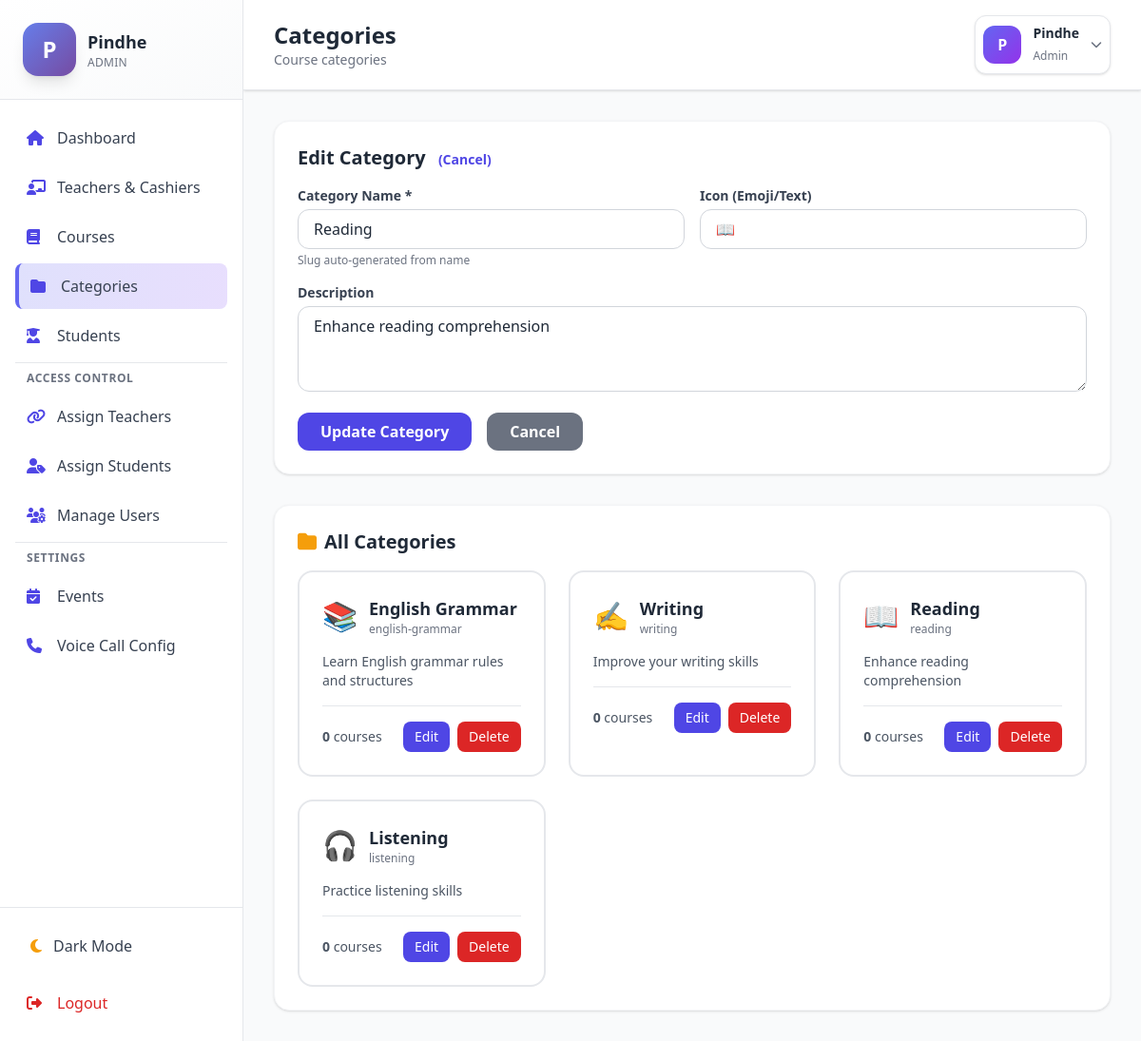
Page /admin/categories.php?edit=3 (signed in) on the committed database.
### tables this page shows
CREATE TABLE IF NOT EXISTS categories (
    id INT AUTO_INCREMENT PRIMARY KEY,
    name VARCHAR(100) NOT NULL UNIQUE,
    slug VARCHAR(100) NOT NULL UNIQUE,
    description TEXT,
    icon VARCHAR(50),
    created_at TIMESTAMP DEFAULT CURRENT_TIMESTAMP,
    updated_at TIMESTAMP DEFAULT CURRENT_TIMESTAMP ON UPDATE CURRENT_TIMESTAMP
);

### admin/categories.php (the view, shortened to what this page needs)
<?php
$pdo = getDBConnection();
$editCategoryId = isset($_GET['edit']) ? intval($_GET['edit']) : 0;
$editCategory = null;
if ($editCategoryId > 0) {
    $stmt = $pdo->prepare("SELECT * FROM categories WHERE id = ?");
    $stmt->execute([$editCategoryId]);
    $editCategory = $stmt->fetch();
}
try {
    $stmt = $pdo->query("SELECT c.*, COUNT(co.id) as course_count
                        FROM categories c
                        LEFT JOIN courses co ON c.id = co.category_id
                        GROUP BY c.id
                        ORDER BY c.created_at DESC");
    $categories = $stmt->fetchAll();
} catch (PDOException $e) {
    if (strpos($e->getMessage(), 'created_at') !== false) {
        $stmt = $pdo->query("SELECT c.*, COUNT(co.id) as course_count
                            FROM categories c
                            LEFT JOIN courses co ON c.id = co.category_id
                            GROUP BY c.id
                            ORDER BY c.id DESC");
        $categories = $stmt->fetchAll();
    } else {
        throw $e;
    }
}
$pageTitle = 'Categories';
?>
<!DOCTYPE html>
<html lang="en" class="<?php echo isset($_COOKIE['dark_mode'])&&$_COOKIE['dark_mode']==='enabled'?'dark':''; ?>">
<head>
    <script src="https://cdn.tailwindcss.com"></script>
    <link rel="stylesheet" href="https://cdnjs.cloudflare.com/ajax/libs/font-awesome/6.4.0/css/all.min.css">
</head>
<body class="bg-gray-50 dark:bg-gray-900 min-h-screen">
    <?php include __DIR__.'/../includes/admin_sidebar.php'; ?>
    <div class="lg:ml-64">
        <header class="bg-white dark:bg-gray-800 shadow border-b border-gray-200 dark:border-gray-700 sticky top-0 z-20">
            <div class="px-4 sm:px-6 lg:px-8 py-4">
                <div class="flex items-center justify-between gap-4">
                    <div class="flex items-center gap-3">
                        <div>
                            <h1 class="text-2xl font-bold text-gray-800 dark:text-white"><?php echo $pageTitle; ?></h1>
                            <p class="text-sm text-gray-500 dark:text-gray-400">Course categories</p>
                        </div>
                    </div>
                    <?php include __DIR__.'/../includes/admin_header.php'; ?>
                </div>
            </div>
        </header>
        <main class="p-4 sm:p-6 lg:p-8">
        <div class="bg-white dark:bg-gray-800 rounded-2xl shadow border border-gray-100 dark:border-gray-700 p-6 mb-8">
            <h2 class="text-xl font-bold text-gray-800 dark:text-white mb-4">
                <?php echo $editCategory ? 'Edit Category' : 'Create New Category'; ?>
                <?php if ($editCategory): ?><a href="categories.php" class="text-sm text-indigo-600 dark:text-indigo-400 hover:underline ml-2">(Cancel)</a><?php endif; ?>
            </h2>
            <form method="POST" class="space-y-4">
                <div class="grid md:grid-cols-2 gap-4">
                    <div>
                        <label class="block text-sm font-semibold text-gray-700 dark:text-gray-300 mb-1">Category Name *</label>
                        <input type="text" name="name" required placeholder="e.g., English Grammar" value="<?php echo $editCategory ? htmlspecialchars($editCategory['name']) : ''; ?>" class="w-full px-4 py-2 border border-gray-300 dark:border-gray-600 rounded-xl bg-white dark:bg-gray-700 text-gray-800 dark:text-white focus:ring-2 focus:ring-indigo-500 focus:outline-none">
                        <p class="text-xs text-gray-500 dark:text-gray-400 mt-1">Slug auto-generated from name</p>
                    </div>
                    <div>
                        <label class="block text-sm font-semibold text-gray-700 dark:text-gray-300 mb-1">Icon (Emoji/Text)</label>
                        <input type="text" name="icon" placeholder="e.g., 📚" maxlength="50" value="<?php echo $editCategory ? htmlspecialchars($editCategory['icon'] ?? '') : ''; ?>" class="w-full px-4 py-2 border border-gray-300 dark:border-gray-600 rounded-xl bg-white dark:bg-gray-700 text-gray-800 dark:text-white focus:ring-2 focus:ring-indigo-500 focus:outline-none">
                    </div>
                </div>
                <div>
                    <label class="block text-sm font-semibold text-gray-700 dark:text-gray-300 mb-1">Description</label>
                    <textarea name="description" placeholder="Optional" rows="3" class="w-full px-4 py-2 border border-gray-300 dark:border-gray-600 rounded-xl bg-white dark:bg-gray-700 text-gray-800 dark:text-white focus:ring-2 focus:ring-indigo-500 focus:outline-none"><?php echo $editCategory ? htmlspecialchars($editCategory['description'] ?? '') : ''; ?></textarea>
                </div>
                <div class="flex gap-4">
                    <button type="submit" class="bg-indigo-600 text-white px-6 py-2 rounded-xl font-semibold hover:bg-indigo-700"><?php echo $editCategory ? 'Update' : 'Create'; ?> Category</button>
                    <?php if ($editCategory): ?><a href="categories.php" class="bg-gray-500 text-white px-6 py-2 rounded-xl font-semibold hover:bg-gray-600">Cancel</a><?php endif; ?>
                </div>
            </form>
        </div>
        <div class="bg-white dark:bg-gray-800 rounded-2xl shadow border border-gray-100 dark:border-gray-700 p-6">
            <h2 class="text-xl font-bold text-gray-800 dark:text-white mb-4"><i class="fas fa-folder mr-2 text-amber-500"></i>All Categories</h2>
            <?php if (empty($categories)): ?>
                <div class="text-center py-12 text-gray-500 dark:text-gray-400"><i class="fas fa-folder-open text-5xl mb-3 opacity-50"></i><p class="text-lg">No categories yet. Create one above.</p></div>
            <?php else: ?>
                <div class="grid md:grid-cols-2 lg:grid-cols-3 gap-6">
                    <?php foreach ($categories as $c): ?>
                        <div class="bg-white dark:bg-gray-700/50 border-2 border-gray-200 dark:border-gray-600 rounded-2xl p-6 hover:border-amber-400 dark:hover:border-amber-500 transition-colors">
                            <div class="flex items-start justify-between mb-4">
                                <div class="flex items-center space-x-3">
                                    <span class="text-3xl"><?php echo !empty($c['icon']) ? htmlspecialchars($c['icon']) : '📁'; ?></span>
                                    <div>
                                        <h3 class="text-lg font-bold text-gray-800 dark:text-white"><?php echo htmlspecialchars($c['name']); ?></h3>
                                        <?php if (!empty($c['slug'])): ?><p class="text-xs text-gray-500 dark:text-gray-400"><?php echo htmlspecialchars($c['slug']); ?></p><?php endif; ?>
                                    </div>
                                </div>
                            </div>
                            <?php if (!empty($c['description'])): ?><p class="text-gray-600 dark:text-gray-400 text-sm mb-4 line-clamp-2"><?php echo htmlspecialchars($c['description']); ?></p><?php endif; ?>
                            <div class="flex items-center justify-between pt-4 border-t border-gray-200 dark:border-gray-600 gap-2">
                                <span class="text-sm text-gray-600 dark:text-gray-400"><span class="font-semibold"><?php echo $c['course_count']; ?></span> <?php echo $c['course_count']==1?'course':'courses'; ?></span>
                                <span class="inline-flex gap-2">
                                    <a href="categories.php?edit=<?php echo $c['id']; ?>" class="bg-indigo-600 text-white px-3 py-1.5 rounded-lg text-sm hover:bg-indigo-700">Edit</a>
                                    <form method="POST" class="inline" onsubmit="return confirm('Delete this category? Courses will be unassigned.');">
                                        <button type="submit" class="bg-red-600 text-white px-3 py-1.5 rounded-lg text-sm hover:bg-red-700">Delete</button>
                                    </form>
                                </span>
                            </div>
                        </div>
                    <?php endforeach; ?>
                </div>
            <?php endif; ?>
        </div>
        </main>
    </div>
</body>
</html>

### rows in the picture
categories: name "Reading", icon "📖", description "Enhance reading comprehension", slug "reading", course_count "0"
categories: icon "📚", name "English Grammar", slug "english-grammar", description "Learn English grammar rules and structures", course_count "0"
categories: icon "✍️", name "Writing", slug "writing", description "Improve your writing skills", course_count "0"
categories: icon "🎧", name "Listening", slug "listening", description "Practice listening skills", course_count "0"

### other values in the picture
substr($name, 0, 1) "P"
explode(' ', $name)[0] "Pindhe"
$item['label'] "Dashboard"
$item['label'] "Teachers & Cashiers"
$item['label'] "Courses"
$item['label'] "Categories"
$item['label'] "Students"
$item['label'] "Assign Teachers"
$item['label'] "Assign Students"
$item['label'] "Manage Users"
$item['label'] "Events"
$item['label'] "Voice Call Config"
$pageTitle "Categories"
